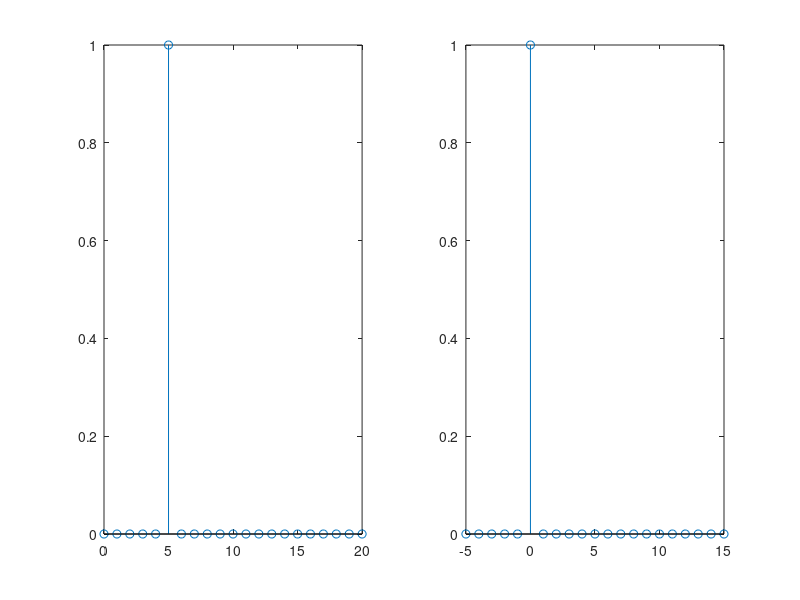

Write MATLAB code to recreate this figure.
z=zeros(1,21);  
z(6)=1;         %elem 6 a devenit 1
subplot(1,2,1) 
n=0:20;
stem(n,z)   %Desenarea discreta a valorilor vectorului z in punctele din vectorul n
subplot(1,2,2)
m=-5:15;
stem(m,z)  %Desenarea discreta a valorilor vectorului z in punctele din vectorul m 
